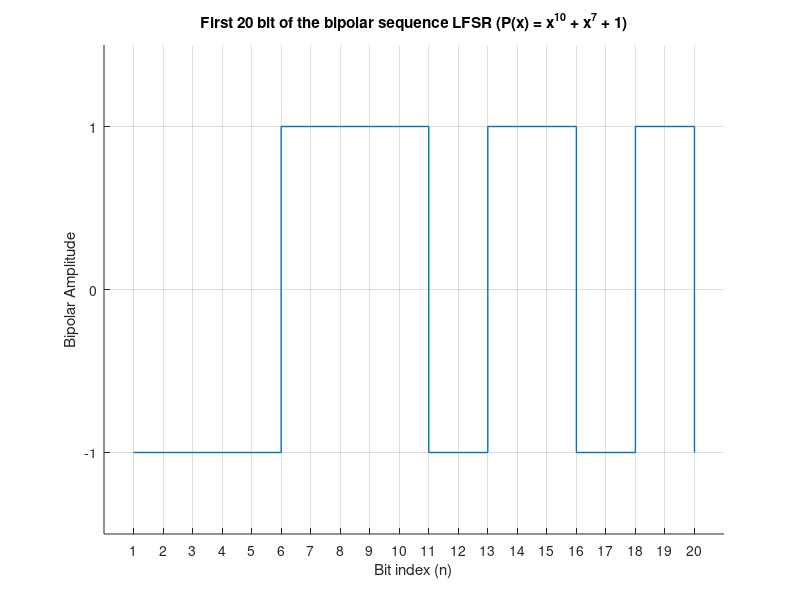

Reproduce this figure in MATLAB. (Note: this script raises an error after producing the figure.)
clc;
close all;
clear;

%% --- Properties of m sequences --- 
% Design a randomizer with m = 10

m = 10; % number of flip-flops

% 6.1 chosen polynomial
% P_x = x^{10} + x^7 + 1;

% 6.3 choose a random seed
state = [1 1 1 1 1 0 0 0 0 0];

% 6.4 generate an entire m-sequence
N = 2^m - 1;

prbs_seq = zeros(1, N);     % Sequenza seriale di bit (1..1023)
states_history = zeros(N, m); % Storico di tutti gli stati

for k = 1:N
    % 1. Salva lo stato corrente e il bit in uscita (cella 10)
    states_history(k, :) = state;
    prbs_seq(k) = state(10);

    % 2. Calcola il bit di retroazione (XOR tra cella 10 e cella 7)
    feedback = xor(state(10), state(7));

    % 3. Scorrimento a destra: il feedback entra in Q1, Q10 esce
    state = [feedback, state(1:end-1)];
end

% Verifica dei risultati
fprintf('Primi 20 bit generati: ');
fprintf('%d', prbs_seq(1:20));
N0 = sum(prbs_seq == 0);
N1 = sum(prbs_seq == 1);
fprintf('\nNumero di 1 generati: %d (atteso: %d)\n', N1, 2^(m-1));
fprintf('Numero di 0 generati: %d (atteso: %d)\n', N0, 2^(m-1) - 1);

% Verifica che lo stato dopo 1023 cicli torni esattamente al seed iniziale
if isequal(state, states_history(1, :))
    disp('Verifica periodo massimo: SUPERATA (ritorno al seed dopo 1023 cicli).');
end

% Conversion to bipolar sequence (0 -> -1, 1 -> +1) and plot
bipolar_seq = 2 * prbs_seq - 1;     % zero and ones to -1 and +1
figure;
hold on;
stairs(1:20, bipolar_seq(1:20), 'LineWidth', 1); % square wave

grid on;
ylim([-1.5 1.5]);
xlim([0 21]);
xticks(1:20);
yticks([-1 0 1]);
xlabel('Bit index (n)');
ylabel('Bipolar Amplitude');
title('First 20 bit of the bipolar sequence LFSR (P(x) = x^{10} + x^7 + 1)');

%% --- Number of zero/ones, number of transitions ---
% make a table with N1 and N0

% Circular shift by 1 position to evaluate periodic transitions
shifted_seq = circshift(prbs_seq, -1);
transitions = xor(prbs_seq, shifted_seq);

NT  = sum(transitions == 1);
NNT = sum(transitions == 0);

T = table(N, N1, N0, NT, NNT, ...
    'VariableNames', {'Period_N', 'N1', 'N0', 'NT', 'NNT'});
disp(T);

% Verify ideal binary sequence balance property
% For an m-sequence (N = 2^m - 1), N1 and N0 differ by exactly 1 bit,
% so N0 ≈ N1 ≈ N/2 for large N.
if abs(N1 - N0) <= 1 && abs(NT - NNT) <= 1
    fprintf('Verified: N0 (%d) \x2248 N1 (%d) \x2248 N/2 (%.1f)\n', N0, N1, N/2);
    fprintf('Verified: NT (%d) \x2248 NNT (%d) \x2248 N/2 (%.1f)\n', NT, NNT, N/2);
else
    fprintf('Balance property NOT satisfied.\n');
end

%% --- Runs---

% 1. Allinea la sequenza in modo che non inizi e finisca con lo stesso bit

seq_runs = prbs_seq();      % to not lose the original value when rotate with circshift
shift_amount = 0;

while seq_runs(1) == seq_runs(end)
    seq_runs = circshift(prbs_seq, 1);
    shift_amount = shift_amount + 1;
end

% 2. Conta la lunghezza di ogni run con un ciclo semplice
NR0 = zeros(1, m);   % zeros counter
NR1 = zeros(1, m);   % ones counter

run_lengths = [];
run_starts = [];
run_bits = [];

count = 1;
current_start = 1;

for k = 2:N
    if seq_runs(k) == seq_runs(k-1)
        count = count + 1;          % Il bit è uguale al precedente: allungo il run
    else
        run_lengths(end+1) = count;
        run_starts(end+1) = current_start;
        run_bits(end+1) = seq_runs(k-1);

        if seq_runs(k-1) == 0
            NR0(count) = NR0(count) + 1;
        else
            NR1(count) = NR1(count) + 1;
        end

        % Resetta per il nuovo run
        count = 1;
        current_start = k;
    end
end

% Salva l'ultimo run della sequenza
run_lengths(end+1) = count;
run_starts(end+1)  = current_start;
run_bits(end+1)    = seq_runs(N);

if seq_runs(N) == 0
    NR0(count) = NR0(count) + 1;
else
    NR1(count) = NR1(count) + 1;
end

% 3. Costruzione e stampa della tabella
NR_i = NR0 + NR1;
NR_T = sum(NR_i);
ideal_vals = (NR_T ./ (2 .^ (1:m)))';

fprintf('Numero totale di run NR(T) = %d\n\n', NR_T);
T_runs = table((1:m)', NR0', NR1', NR_i', ideal_vals, ...
    'VariableNames', {'Length_i', 'NR0_i', 'NR1_i', 'NR_i', 'Ideal_NR_over_2i'});
disp(T_runs);

% 4. Grafico: Run length vs. Starting point (colori diversi per 0 e 1)
idx_0 = (run_bits == 0);
idx_1 = (run_bits == 1);

figure;
stem(run_starts(idx_0), run_lengths(idx_0), 'cyan', 'filled', 'DisplayName', 'Run di 0');
hold on;
stem(run_starts(idx_1), run_lengths(idx_1), 'o', 'filled', 'DisplayName', 'Run di 1');

grid on;
xlim([1, N]);
ylim([0, m + 1]);
yticks(1:m);
xlabel('Indice di inizio nella sequenza (Starting point)');
ylabel('Lunghezza del run (i)');
title('Lunghezza dei run vs. Punto di inizio nella sequenza (m = 10)');
legend('Location', 'best');


%% --- Periodic autocorrelation ---
% mean value E[ai] = 0
mean_val = mean(bipolar_seq);
fprintf('Media simboli bipolari E[a_i]: %.5f (\x2248 0)\n', mean_val);

% Intervallo di tau richiesto dalla consegna: -(N-1)/2 <= tau <= +(N-1)/2
max_tau = (N - 1) / 2;            % Per N = 1023 vale 511
lags    = -max_tau : max_tau;     % Vettore dei ritardi da -511 a +511
R_tau   = zeros(size(lags));

% Ciclo for che fa scorrere tau
for k = 1:length(lags)
    tau = lags(k);
    shifted_seq = circshift(bipolar_seq, tau);      % Calcola v'(i - tau) periodico
    R_tau(k)    = sum(bipolar_seq .* shifted_seq);  % Somma da i=0 a N-1
end

% Plot dell'autocorrelazione
figure;
plot(lags, R_tau, 'LineWidth', 1.5);
grid on;
xlim([-max_tau, max_tau]);
ylim([-100, N + 100]);
xlabel('\tau');
ylabel('R_{v''}(\tau)');
title('Autocorrelazione Periodica della sequenza bipolare (m = 10, N = 1023)');
